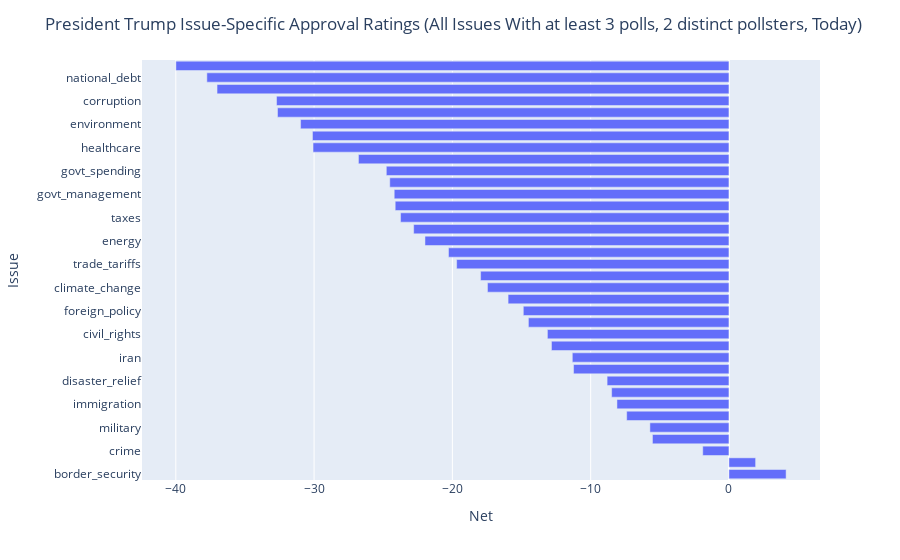

The code cell stored with this chart in its notebook:
### Code cell
fig = px.bar(all_qual_issues_approval, x='net', y='issue')
fig.update_layout(
    title='President Trump Issue-Specific Approval Ratings (All Issues With at least 3 polls, 2 distinct pollsters, Today)',
    xaxis_title='Net',
    yaxis_title='Issue',
    legend_title='Legend',
)
fig.show()

### Figure 1 — Plotly figure (JSON) as saved in the notebook; plotly's stock layout.template omitted (floating-point values rounded to 4 significant figures)
{"data": [{"hovertemplate": "net=%{x}<br>issue=%{y}<extra></extra>", "legendgroup": "", "marker": {"color": "#636efa", "pattern": {"shape": ""}}, "name": "", "orientation": "h", "showlegend": false, "textposition": "auto", "type": "bar", "x": [4.134, 1.929, -1.894, -5.53, -5.715, -7.395, -8.098, -8.483, -8.81, -11.24, -11.33, -12.83, -13.13, -14.5, -14.87, -15.97, -17.46, -17.96, -19.69, -20.28, -21.98, -22.8, -23.75, -24.13, -24.21, -24.53, -24.78, -26.79, -30.08, -30.12, -30.98, -32.65, -32.72, -37.02, -37.75, -39.99], "xaxis": "x", "y": ["border_security", "national_security", "crime", "guns", "military", "israel", "immigration", "deportations", "disaster_relief", "israel_iran_conflict", "iran", "federal_workforce", "civil_rights", "race_relations", "foreign_policy", "israel_palestine", "climate_change", "abortion", "trade_tariffs", "economy", "energy", "democracy", "taxes", "ukraine", "govt_management", "russia", "govt_spending", "education", "healthcare", "inflation", "environment", "epstein_files", "corruption", "unity", "national_debt", "govt_shutdown"], "yaxis": "y"}], "layout": {"barmode": "relative", "legend": {"title": {"text": "Legend"}, "tracegroupgap": 0}, "margin": {"t": 60}, "title": {"text": "President Trump Issue-Specific Approval Ratings (All Issues With at least 3 polls, 2 distinct pollsters, Today)"}, "xaxis": {"anchor": "y", "domain": [0, 1], "title": {"text": "Net"}}, "yaxis": {"anchor": "x", "domain": [0, 1], "title": {"text": "Issue"}}}}
